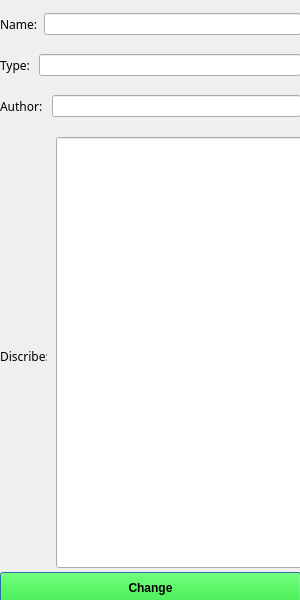
<?xml version="1.0" encoding="UTF-8"?>
<ui version="4.0">
 <class>changeBook</class>
 <widget class="QDialog" name="changeBook">
  <property name="geometry">
   <rect>
    <x>0</x>
    <y>0</y>
    <width>300</width>
    <height>600</height>
   </rect>
  </property>
  <property name="windowTitle">
   <string>Dialog</string>
  </property>
  <widget class="QLabel" name="label_4">
   <property name="geometry">
    <rect>
     <x>0</x>
     <y>350</y>
     <width>47</width>
     <height>13</height>
    </rect>
   </property>
   <property name="font">
    <font>
     <family>Lucida Calligraphy</family>
    </font>
   </property>
   <property name="text">
    <string>Discribe: </string>
   </property>
  </widget>
  <widget class="QLineEdit" name="lineEdit_4">
   <property name="geometry">
    <rect>
     <x>56</x>
     <y>137</y>
     <width>251</width>
     <height>431</height>
    </rect>
   </property>
  </widget>
  <widget class="QPushButton" name="pushButton">
   <property name="geometry">
    <rect>
     <x>0</x>
     <y>572</y>
     <width>301</width>
     <height>31</height>
    </rect>
   </property>
   <property name="font">
    <font>
     <weight>75</weight>
     <bold>true</bold>
    </font>
   </property>
   <property name="styleSheet">
    <string notr="true">background-color: rgb(0, 255, 0);</string>
   </property>
   <property name="text">
    <string>Change</string>
   </property>
  </widget>
  <widget class="QWidget" name="layoutWidget">
   <property name="geometry">
    <rect>
     <x>0</x>
     <y>0</y>
     <width>301</width>
     <height>131</height>
    </rect>
   </property>
   <layout class="QVBoxLayout" name="verticalLayout">
    <item>
     <layout class="QHBoxLayout" name="horizontalLayout">
      <item>
       <widget class="QLabel" name="label">
        <property name="font">
         <font>
          <family>Lucida Calligraphy</family>
         </font>
        </property>
        <property name="text">
         <string>Name:</string>
        </property>
       </widget>
      </item>
      <item>
       <widget class="QLineEdit" name="lineEdit"/>
      </item>
     </layout>
    </item>
    <item>
     <layout class="QHBoxLayout" name="horizontalLayout_2">
      <item>
       <widget class="QLabel" name="label_2">
        <property name="font">
         <font>
          <family>Lucida Calligraphy</family>
         </font>
        </property>
        <property name="text">
         <string>Type: </string>
        </property>
       </widget>
      </item>
      <item>
       <widget class="QLineEdit" name="lineEdit_2"/>
      </item>
     </layout>
    </item>
    <item>
     <layout class="QHBoxLayout" name="horizontalLayout_3">
      <item>
       <widget class="QLabel" name="label_3">
        <property name="font">
         <font>
          <family>Lucida Calligraphy</family>
         </font>
        </property>
        <property name="text">
         <string>Author: </string>
        </property>
       </widget>
      </item>
      <item>
       <widget class="QLineEdit" name="lineEdit_3"/>
      </item>
     </layout>
    </item>
   </layout>
  </widget>
 </widget>
 <resources/>
 <connections/>
</ui>
